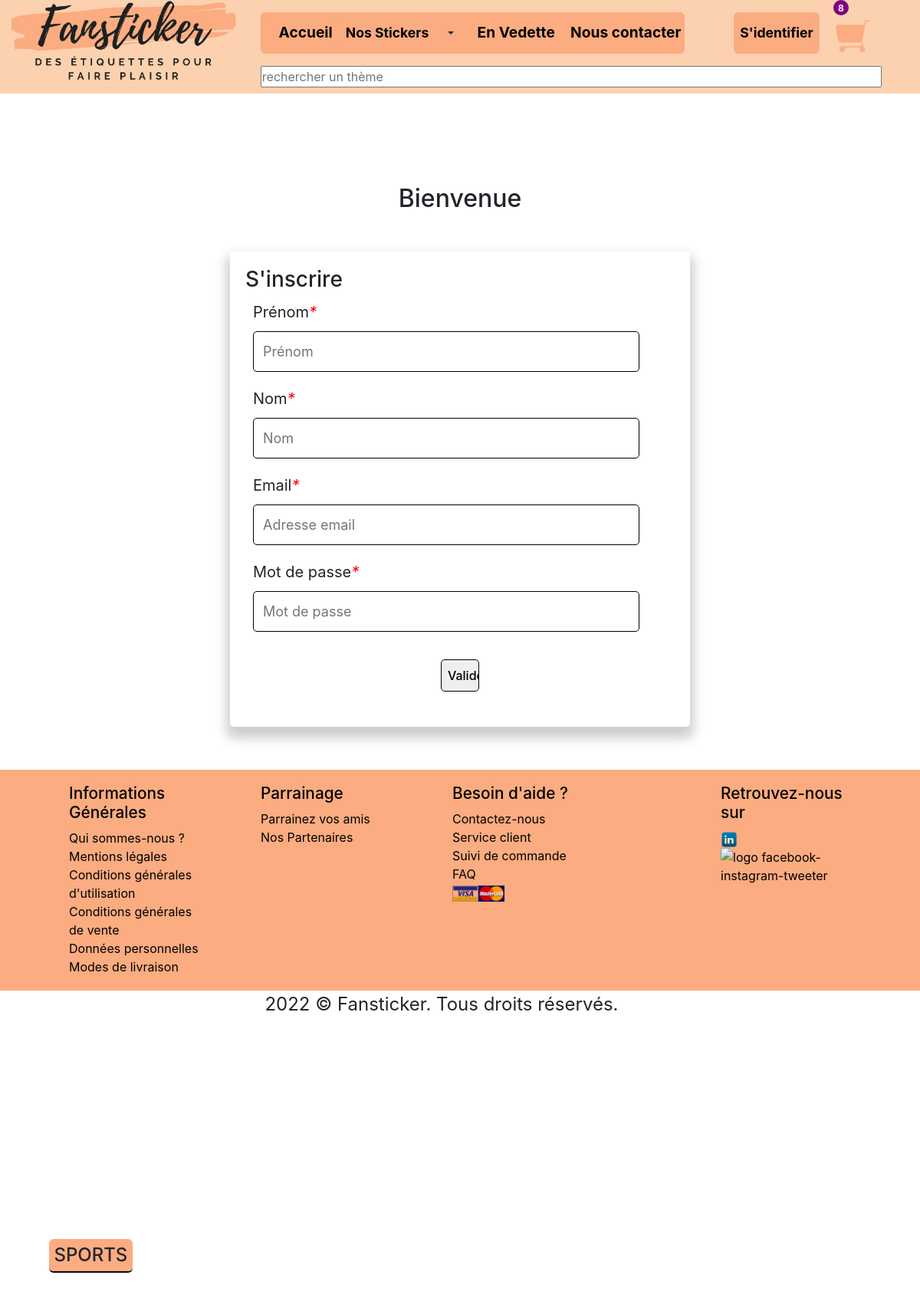
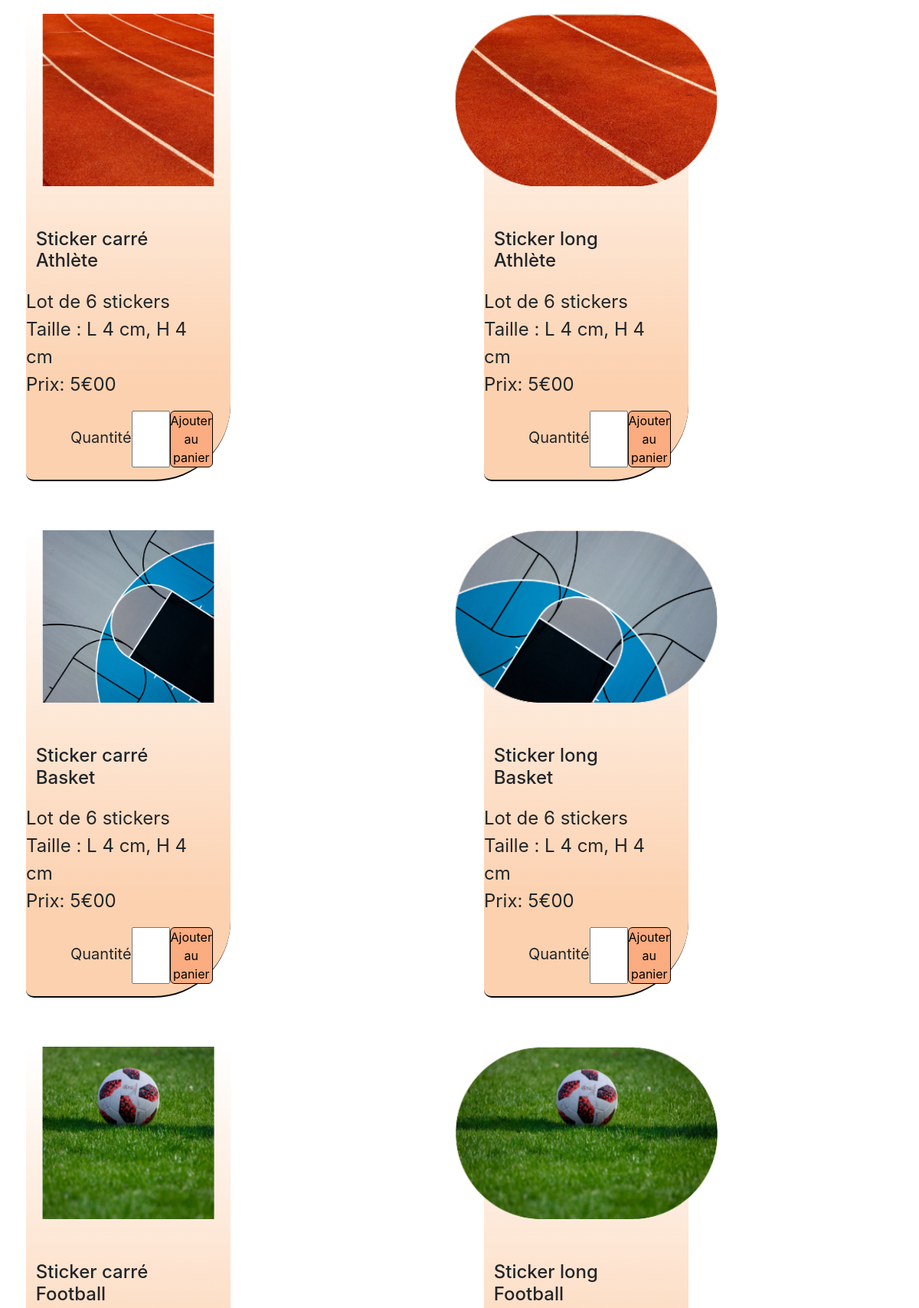
Screenshot of /controller/category_sport.php?categorie=sport (upper part) with the database file from the repository (2 pictures, top to bottom).
### tables this page shows
CREATE TABLE IF NOT EXISTS `sticker` (
  `sticker_id` bigint UNSIGNED NOT NULL AUTO_INCREMENT,
  `name` varchar(40) NOT NULL,
  `price` decimal(10,0) UNSIGNED NOT NULL,
  `width` int UNSIGNED NOT NULL,
  `height` int UNSIGNED NOT NULL,
  `image` varchar(255) NOT NULL,
  `categorie` varchar(30) NOT NULL,
  PRIMARY KEY (`sticker_id`)
);

### controller/signup.php (called while the page is built, shortened)
<?php
include_once '../view/signup.php';

### controller/category_sport.php (called while the page is built, shortened)
<?php
include_once '../model/product.php';
include_once '../controller/signup.php';
$category = $_GET['categorie'];
$datas = getProductsByCategory($category);
include '../view/theme_sport.php';

### model/product.php (called while the page is built, shortened)
<?php
function getProductsByCategory(string $category) : array {
    $db = dbConnect();
    $query = $db->prepare('SELECT * FROM `sticker` WHERE `categorie`= ?');
    $query->execute([$category]);
    return $query->fetchAll(PDO::FETCH_ASSOC);
}

### view/theme_sport.php (the view, shortened to what this page needs)
<!DOCTYPE html>
<html lang="en">
<head>
    <link rel="stylesheet" href="../css/footer.css">
    <link rel="stylesheet" href="../css/header.css">
    <link rel="stylesheet" href="../css/theme_sport.css">
    <link rel="stylesheet" href="https://cdn.jsdelivr.net/npm/bootstrap@4.6.2/dist/css/bootstrap.min.css">
</head>
<body class="filigrane" id="background">
    <?php
        include_once "../includes/header.php";
    ?>
    <main>
        <h1 class="titre_vedette">SPORTS</h1>
        <section class="row">
            <div class="row">
                <?php foreach($datas as $product) { ?>
                    <div class="article col-6">
                        <article class="article_php">
                            <figure>
                                <div class="img_bis d-flex justify-content-center w-100">
                                    <img src="../<?php echo $product['image'];?>" alt="<?php echo $product['name'];?>">
                                </div>
                                <figcaption class="d-flex flex-column align-items-center justify-content-center w-100">
                                    <h3><?php echo $product['name'];?></h3>
                                    <p>Lot de 6 stickers<br>Taille : L 4 cm, H 4 cm<br>Prix: <?php echo number_format($product['price'], 2, '€', ' ');?></p>
                                    <div class="quantity d-flex justify-content-between w-100">
                                        <label for="panier" class="label-input">Quantité</label>
                                        <input type="number" id="panier" min="1" max="10" required>
                                        <button onclick="fpanier()">Ajouter au panier</button>
                                    </div>
                                </figcaption>
                            </figure>
                        </article>
                    </div>
                <?php } ?>
            </div>
        </section>
    </main>
    <?php
        include_once "../includes/footer.php";
    ?>
</body>
</html>

### view/signup.php (shortened to what this page needs)
<!DOCTYPE html>
<html lang="en">
<head>
    <link rel="stylesheet" href="../css/footer.css">
    <link rel="stylesheet" href="../css/header.css">
    <link rel="stylesheet" href="../css/connexion.css">
    <link rel="stylesheet" href="https://cdn.jsdelivr.net/npm/bootstrap@4.6.2/dist/css/bootstrap.min.css">    <title>EN VEDETTE</title>
</head>
<body class="filigrane" id="background">
    <?php
        include_once '../includes/header.php';
    ?>
    <main>
        <h2>Bienvenue</h2>
        <div class="formulaire">
            <form action="#" method="post">
            <h3>S'inscrire</h3>
            <label for="firstname" class="label-input">Prénom<em>*</em></label>
            <input type="text" class="formulaire_contact" name="firstname" id="firstname" placeholder="Prénom">
            <label for="name" class="label-input">Nom<em>*</em></label>
            <input type="text" class="formulaire_contact" name="name" id="name" placeholder="Nom">
            <label for="email" class="label-input">Email<em>*</em></label>
            <input type="email" class="formulaire_contact" name="email" id="email" placeholder="Adresse email">
            <label for="password" class="label-input">Mot de passe<em>*</em></label>
            <input type="password" class="formulaire_contact" name="password" id="password" placeholder="Mot de passe">
            <div class="forgot">
                <input type="submit" value="Valider" class="btn-subscribe">
            </div>
            </form>
        </div>
        <div></br></div>
    </main>
    <?php
        include '../includes/footer.php';
    ?>
</body>
</html>

### includes/header.php (shortened to what this page needs)
<header class="row col-12 d-none d-md-flex justify-content-between text-orange no-gutters">
    <div class="col-3">
        <figure>
            <img id="logo" src="../images/Fansticker_final_1.png" alt="logo site fansticker">
        </figure>
    </div>
    <nav class="col-6">
        <ul>
            <li><a class="lien" href="../controller/accueil.php">Accueil</a></li>
            <li>
            <div class="btn-group dropdown">
                <button type="button" class="btn btn-third">
                    Nos Stickers
                </button>
                <button type="button" class="btn btn_third dropdown-toggle dropdown-toggle-split" data-toggle="dropdown" aria-expanded="false">
                </button>
            </div>
            </li>
            <li><a class="lien" href="../controller/en_vedette.php">En Vedette</a></li>
            <li><a class="lien" href="../controller/contact.php">Nous contacter</a></li>
        </ul>
        <input type="text" class="search" id="rechercher" name="rechercher" placeholder="rechercher un thème">
    </nav>
    <div class="col-1">
        <button type="button" class="connexion"><a class="btn_third" href="../controller/account.php">S'identifier</a></button>
    </div class="col-2">
    <div>
        <a href="../controller/panier2.php" class="link bouton_panier">
                <span>8</span>
                <img class="panier" src=../images/panier_plein.png>
        </a>
    </div>
</header>

### includes/footer.php (shortened to what this page needs)
<footer class="row justify-content-center no-gutter">
<ul class="col-12">
    <section class="col-2">
        <h3>Informations Générales</h3>
            <li><a class="lien" href="identite.html">Qui sommes-nous ?</a></li>
            <li><a class="lien" href="mentions_legales.html">Mentions légales</a></li>
            <li><a class="lien" href="cgu.html">Conditions générales d'utilisation</a></li>
            <li><a class="lien" href="cgv.html">Conditions générales de vente</a></li>
            <li><a class="lien" href="donnees.html">Données personnelles</a></li>
            <li><a class="lien" href="livraison.html">Modes de livraison</a></li>
    </section>
    <section class="col-2">
        <h3>Parrainage</h3>
        <li><a class="lien" href="parrainage.html">Parrainez vos amis</a></li>
        <li><a class="lien" href="partenaires.html">Nos Partenaires</a></li>
    </section>
    <section class="col-3">
        <h3>Besoin d'aide ?</h3>
        <li><a class="lien" href="../controller/contact.php">Contactez-nous</a></li>
        <li><a class="lien" href="../controller/contact.php">Service client</a></li>
        <li><a class="lien" href="../controller/contact.php">Suivi de commande</a></li>
        <li><a class="lien" href="../controller/faq.php">FAQ</a></li>
        <img class="paiement" src="../images/Visa-Logo-Transparent-Images.png" alt="Visa Mastercard">
    </section>
    <section class="col-2">
        <h3>Retrouvez-nous sur</h3>
        <img class="reseau1" src="../images/linkedin.png" alt="linkedin">
        <img class= "reseau2" src="../images/facebook-instagram-twitter.png" alt="logo facebook-instagram-tweeter">
    </section>
</ul>
<div>
    <p>2022 © Fansticker. Tous droits réservés.
</footer>

### css/footer.css (style rules this page uses)
main { display: flex; margin-top: 13rem; z-index: 9999; }
footer { display:flex; box-sizing: border-box; align-items: flex-end; position: relative; left: 0; right: 0; bottom: 0; white-space: normal; }
footer ul { display: flex; list-style-type: none; justify-content: space-around; font-size: 1rem; margin: 0 8px 0 8px; padding: 1.2rem; color: #000000; background-color: #fbac80; }
footer h3 { font-size: 1.3rem; }
.lien { color: #000000; text-decoration: none; margin-top : 0.5rem; }
.paiement { width:25%; }
.reseau1 { width:13%; }
.reseau2 { width:40%; }
@media screen and (max-width: 1200px) { section { display: flex; justify-content: space-between; } }

### css/header.css (style rules this page uses)
header img { width: 15%; }
header { display: flex; box-sizing: border-box; position: fixed !important; top : 0; z-index:16; background-color: #fcd1af; }
#logo { width: 100% }
.connexion { color: #000000; border : 4px solid #fbac80 ; border-radius : 6px; text-decoration: none; background-color: #fbac80; margin-top: 1rem; margin-right: 3rem; font-weight: bolder; height: 54px; align-items: center; }
nav ul { display: flex; list-style-type: none; justify-content:space-around; font-size: 1.2rem; font-weight: bold; margin-top: 1rem; margin-right: 2rem; padding-left: 0; background-color: #fbac80; border : 4px solid #fbac80 ; border-radius : 6px; }
nav a { display: flex; text-decoration: none; margin-left: 1.2rem; color: #000000; }
.btn.btn-third { background-color: #fbac80; color: #000000; border : 4px solid #fbac80 ; border-radius : 6px; font-weight: bold; font-size: 1.1rem; width:fit-content; }
.btn_third { background-color: #fbac80; color: #000000; border : 4px solid #fbac80 ; border-radius : 6px; font-weight: bold; font-size: 1.1rem; width:fit-content; }
.bouton_panier { color: #000000!important; border : 0px solid #fbac80 ; border-radius : 6px; text-decoration: none; background-color: transparent; margin-top: 2rem; margin-right: 3rem; font-weight: bold; }
.panier { height: 54px; width: 50px; }
.search { width: 810px; }
span { position: absoltue; top: -9px; right: -9px; background-color: purple; height: 20px; width: 20px; display: flex; align-items: flex-end; justify-content: center; border-radius: 50%; font-size: 12px; color: #ffff; }
@media screen and (max-width: 1200px) { section { display: flex; justify-content: space-between; } }

### css/connexion.css (style rules this page uses)
form { width: 600px; margin: 50px auto auto auto; box-shadow: 0 10px 15px 5px rgba(0,0,0,0.2); padding: 20px; border-radius: 5px; }
.label-input { display: block; margin: 10px 0 10px 10px; font-size: 20px; }
.label-input:nth-child(1) { margin-top: 20px; }
.formulaire_contact { display: block; width: 90%; margin: 10px 10px 20px; padding: 12px; border-radius: 5px; font-size: 18px; border: 1px solid #000; }
input[type="text"] { display: block; }
em { color: red; }
.lien { color: #000000; text-decoration: none; margin-top : 0.5rem; }
h2 { display: flex; justify-content: center; margin: 0; }
.forgot { display: flex; justify-content: center; margin: 10px; }
.btn-subscribe { font-weight: 500; border: 1px solid black; border-radius: 5px; padding: 0.5rem; color: black; margin: 1rem; }
@media screen and (max-width: 1200px) { section { display: flex; justify-content: space-between; } }

### rows the page displays
sticker: image (picture), name "Sticker carré Athlète", price "5€00"
sticker: image (picture), name "Sticker long Athlète", price "5€00"
sticker: image (picture), name "Sticker carré Basket", price "5€00"
sticker: image (picture), name "Sticker long Basket", price "5€00"
sticker: image (picture), name "Sticker carré Football"
sticker: image (picture), name "Sticker long Football"
